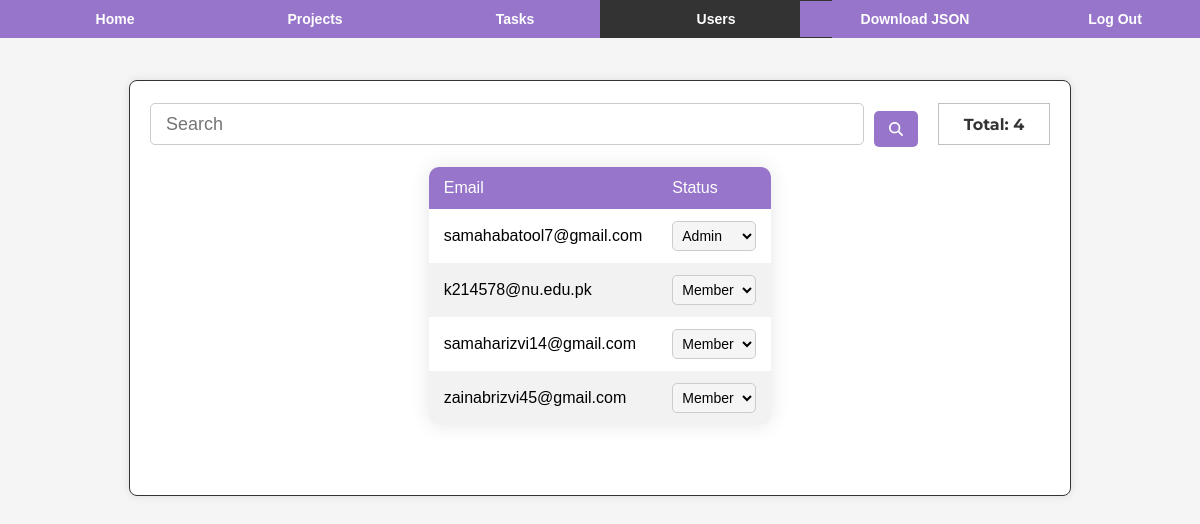
Page /todolist/users/ (signed in) on the committed database.
### tdapp/models.py (models this page shows, shortened)
class CustomUser(AbstractUser):
    username = None
    email = models.EmailField(_("email address"), unique=True)
    USERNAME_FIELD = "email"
    REQUIRED_FIELDS = []
    objects = CustomUserManager()

### tdapp/user_views.py (the view)
# urls.py: path('users/', user_list, name='user-list'),
@login_required
def user_list(request):
    if request.user.is_superuser:
        users = CustomUser.objects.all()
    else:
        return Response(status=status.HTTP_404_NOT_FOUND)
    return render(request, 'admin/user-list.html', {'users': users})

### templates/admin/user-list.html (shortened to what this page needs)
{% extends "base.html" %}
{% block extra_css %}
<link rel="stylesheet" href="https://cdnjs.cloudflare.com/ajax/libs/font-awesome/6.0.0/css/all.min.css">
{% endblock %}
{% block content %}
<div id="vanta-container"></div>
<div class="navbar">
    <li><a href="{% url 'home' %}" class="btn-primary">Home</a></li>
    <li><a href="{% url 'project-list' %}" class="btn-primary">Projects</a></li>
    <li><a href="{% url 'task-list' %}" class="btn-primary" id="">Tasks</a></li>
    {% if user.is_superuser %}
    <li class="active"><a href="{% url 'user-list' %}" class="btn-primary">Users</a></li>
    <li><a href="{% url 'download-json' %}" class="btn-primary">Download JSON</a></li>
    {% endif %}
    <li><a href="{% url 'logout' %}" class="btn-primary">Log Out</a></li>
</div>
<div class="container">
    {% if user.is_authenticated %}
    {% if user.is_superuser %}
    <div class="form-container">
        <form id="search-form" class="search_field">
            <input id="search-input" type="text" class="input-search" placeholder="Search" />
            <button id="search-button" type="submit" class="btn btn-primary">
                <i class="fas fa-search"></i>
            </button>
        </form>
        <div class="total-records-indicator">Total: {{ users.count }}</div>
    </div>
    <div class="table-container">
        <table class="table">
            <thead>
                <tr>
                    <th>Email</th>
                    <th>Status</th>
                </tr>
            </thead>
            <tbody>
                {% for user in users %}
                <tr>
                    <td>{{ user.email }}</td>
                    <td>
                        <select class="status-select" data-user-id="{{ user.id }}">
                            <option value="True" {% if user.is_superuser %}selected{% endif %}>Admin</option>
                            <option value="False" {% if not user.is_superuser %}selected{% endif %}>Member</option>
                        </select>
                    </td>
                </tr>
                {% endfor %}
            </tbody>
        </table>
    </div>
    {% else %}
    <p>Hi {{ user.email }}!</p>
    <p>Hey Kid you are not allowed to access this page.</p>
    {% endif %}
    {% else %}
    <p>You are not logged in.</p>
    <a href="{% url 'login' %}">Log In</a> |
    <a href="{% url 'signup' %}">Sign Up</a>
    {% endif %}
</div>
{% endblock %}

### assets/static/css/style.css (style rules this page uses)
body { font-family: Arial, sans-serif; background-color: #3f1cbd; margin: 0; padding: 0; }

### templates/base.html (style rules this page uses)
body { font-family: 'Segoe UI', Tahoma, Geneva, Verdana, sans-serif; padding: 0% 5%; justify-content: center; align-items: center; max-width: 100%; overflow-x: hidden; background-color: white; margin: 0px; }
a { border-color: #003b66; background-color: transparent; border-width: 10px; display: block; padding: 8px; text-decoration: none; color: black; font-weight: bold; }
.active { background-color: #003b66; display: block; padding: 8px; text-decoration: none; color: white; font-weight: normal; }
li { display: inline; float: left; width: 40%; text-align: center; }
.container { padding: 30px; width: 100%; max-width: 900px; }
.table-container { display: flex; justify-content: center; margin-top: 20px; }
table { background-color: #fff; width: auto; overflow-x: auto; overflow-y: auto; margin-left: auto; margin-right: auto; display: block; margin-bottom: 50px; border-collapse: collapse; box-shadow: 0 0 20px rgba(0, 0, 0, 0.1); }
table thead { overflow: hidden; position: sticky; top: 0; }
table tbody { overflow-y: auto; }
table th, table td { padding: 12px 15px; text-align: left; height: 15px; }
table th { background-color: #003b66; color: #fff; font-weight: 500; position: sticky; top: 0; }
table tbody tr:nth-child(even) { background-color: #f2f2f2; }
select, span { padding: 8px 12px; font-size: 14px; }
.total-records-indicator { border-width: 0px; border-style: solid; background-color: white; color: black; border-color: #c2c2c2; height: 20px; width: 80px; border-width: 1px; padding: 10px 20px; font-family: 'Montserrat', sans-serif; justify-content: center; text-align: center; align-items: center; }
.search_field { display: flex; align-items: center; position: relative; width: 100%; }
.input-search { font-size: 18px; padding: 5px 10px; height: 30px; width: 100%; padding-left: 35px; outline: none; background: #FFFFFF; color: #000000; border: 1px solid #C4D1EB; box-shadow: 3 }
@media screen and (min-width: 600px) { .search_field { width: 80%; } }

### templates/admin/user-list.html (style rules this page uses)
body { padding: 0; margin: 0; font-family: Arial, sans-serif; background-color: #f5f5f5; }
#vanta-container { position: fixed; top: 0; left: 0; width: 100%; height: 100%; z-index: -1; }
.navbar { width: 100%; padding: 0; background-color: #9775ca; display: flex; justify-content: center; align-items: center; position: fixed; top: 0; z-index: 2; }
.navbar li { list-style-type: none; margin: 0; padding: 0; }
.navbar a { width: 100%; height: 100%; border-radius: 0; color: #fff; margin: 0; text-decoration: none; background-color: #9775ca; transition: background-color 0.3s; }
.navbar li.active a { background-color: #333; color: #fff; border: 1px solid #333; }
.container { max-width: auto; margin: 80px auto 20px auto; padding: 20px; background-color: #fff; border-radius: 8px; box-shadow: 0 0 10px rgba(0, 0, 0, 0.1); border: 1px solid #333; z-index: 1; position: relative; }
.form-container { display: flex; align-items: center; justify-content: space-between; margin-bottom: 20px; z-index: 1; position: relative; }
.search_field { display: flex; align-items: center; flex-grow: 1; margin-right: 10px; }
.input-search { flex-grow: 1; padding: 0 15px; border: 1px solid #ccc; border-radius: 5px; margin-right: 10px; height: 40px; }
.total-records-indicator { padding: 0 15px; font-weight: bold; color: #333; margin-left: 10px; height: 40px; display: flex; align-items: center; }
#search-form { display: flex; align-items: center; }
.table-container { display: flex; justify-content: center; margin-top: 20px; }
.table { border-radius: 10px; background-color: #fff; width: auto; overflow-x: auto; overflow-y: auto; margin-left: auto; margin-right: auto; display: block; margin-bottom: 50px; border-collapse: collapse; box-shadow: 0 0 20px rgba(0, 0, 0, 0.1); }
.table th, .table td { padding: 12px 15px; text-align: left; height: 15px; }
.table th { background-color: #9775ca; color: #fff; font-weight: 500; overflow: hidden; position: sticky; top: 0; }
.table tr:nth-child(even) { background-color: #f2f2f2; }
.btn-primary { background-color: #9775ca; border: none; border-radius: 5px; color: #fff; font-size: 14px; padding: 10px 15px; text-decoration: none; display: inline-block; margin-top: 10px; transition: background-color 0.3s; }
.status-select { border: 1px solid #ccc; border-radius: 5px; padding: 5px; background-color: #f5f5f5; }

### rows in the picture
CustomUser: email "samahabatool7@gmail.com", is_superuser+id "Admin"
CustomUser: email "k214578@nu.edu.pk", is_superuser+id "Member"
CustomUser: email "samaharizvi14@gmail.com", is_superuser+id "Member"
CustomUser: email "zainabrizvi45@gmail.com", is_superuser+id "Member"

### other values in the picture
{{ users.count }} "4"
